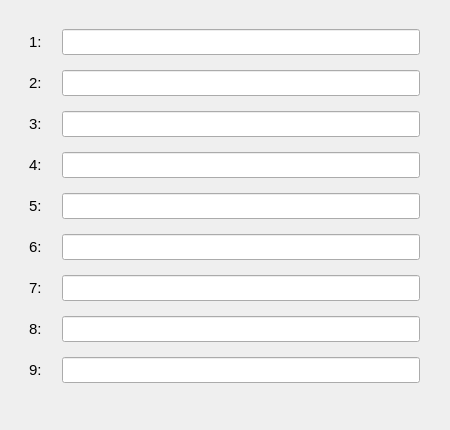
<?xml version="1.0" encoding="UTF-8"?>
<ui version="4.0">
 <class>MainWindow</class>
 <widget class="QMainWindow" name="MainWindow">
  <property name="geometry">
   <rect>
    <x>0</x>
    <y>0</y>
    <width>450</width>
    <height>430</height>
   </rect>
  </property>
  <property name="font">
   <font>
    <family>Arial</family>
    <pointsize>11</pointsize>
    <weight>50</weight>
    <bold>false</bold>
   </font>
  </property>
  <property name="windowTitle">
   <string>Clipboard</string>
  </property>
  <widget class="QWidget" name="centralwidget">
   <widget class="QWidget" name="formLayoutWidget">
    <property name="geometry">
     <rect>
      <x>-1</x>
      <y>-1</y>
      <width>451</width>
      <height>431</height>
     </rect>
    </property>
    <layout class="QFormLayout" name="formLayout">
     <property name="horizontalSpacing">
      <number>20</number>
     </property>
     <property name="verticalSpacing">
      <number>15</number>
     </property>
     <property name="leftMargin">
      <number>30</number>
     </property>
     <property name="topMargin">
      <number>30</number>
     </property>
     <property name="rightMargin">
      <number>30</number>
     </property>
     <property name="bottomMargin">
      <number>30</number>
     </property>
     <item row="0" column="0">
      <widget class="QLabel" name="label">
       <property name="text">
        <string>1:</string>
       </property>
      </widget>
     </item>
     <item row="1" column="0">
      <widget class="QLabel" name="label_2">
       <property name="text">
        <string>2:</string>
       </property>
      </widget>
     </item>
     <item row="2" column="0">
      <widget class="QLabel" name="label_3">
       <property name="text">
        <string>3:</string>
       </property>
      </widget>
     </item>
     <item row="3" column="0">
      <widget class="QLabel" name="label_4">
       <property name="text">
        <string>4:</string>
       </property>
      </widget>
     </item>
     <item row="4" column="0">
      <widget class="QLabel" name="label_5">
       <property name="text">
        <string>5:</string>
       </property>
      </widget>
     </item>
     <item row="5" column="0">
      <widget class="QLabel" name="label_6">
       <property name="text">
        <string>6:</string>
       </property>
      </widget>
     </item>
     <item row="6" column="0">
      <widget class="QLabel" name="label_7">
       <property name="text">
        <string>7:</string>
       </property>
      </widget>
     </item>
     <item row="7" column="0">
      <widget class="QLabel" name="label_8">
       <property name="text">
        <string>8:</string>
       </property>
      </widget>
     </item>
     <item row="8" column="0">
      <widget class="QLabel" name="label_9">
       <property name="text">
        <string>9:</string>
       </property>
      </widget>
     </item>
     <item row="0" column="1">
      <widget class="QLineEdit" name="lineEdit"/>
     </item>
     <item row="1" column="1">
      <widget class="QLineEdit" name="lineEdit_2"/>
     </item>
     <item row="2" column="1">
      <widget class="QLineEdit" name="lineEdit_3"/>
     </item>
     <item row="3" column="1">
      <widget class="QLineEdit" name="lineEdit_4"/>
     </item>
     <item row="4" column="1">
      <widget class="QLineEdit" name="lineEdit_5"/>
     </item>
     <item row="5" column="1">
      <widget class="QLineEdit" name="lineEdit_6"/>
     </item>
     <item row="6" column="1">
      <widget class="QLineEdit" name="lineEdit_7"/>
     </item>
     <item row="7" column="1">
      <widget class="QLineEdit" name="lineEdit_8"/>
     </item>
     <item row="8" column="1">
      <widget class="QLineEdit" name="lineEdit_9"/>
     </item>
    </layout>
   </widget>
  </widget>
 </widget>
 <resources/>
 <connections/>
</ui>
